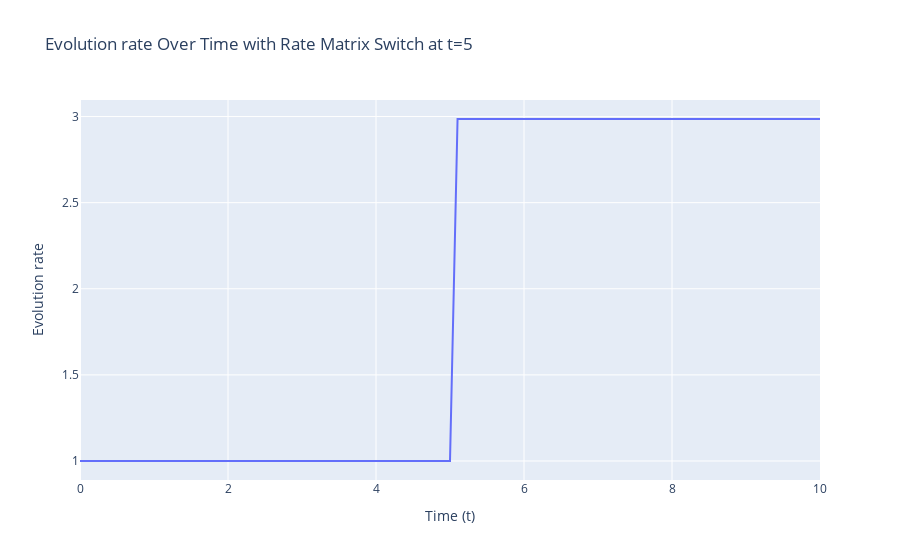

Write notebook code for a chart like this one.
### Code cell
# Ploting the evolutionary rate mu over time with rate matrix switch in the middle

mu_value = []

# Generate mu values
for t in t_range:
    if t<= t1:
        mu = calculate_stationary_rate(Q5)
        mu_value.append(mu)
    else:
        mu = calculate_stationary_rate(Q6)
        mu_value.append(mu)
    
# Create the plot
fig = px.line(x=t_range, y=mu_value, labels={'x': 'Time (t)', 'y': 'Evolution rate'}, title='Evolution rate Over Time with Rate Matrix Switch at t=5')

# Show the plot
fig.show()

### Figure 1 — Plotly figure (JSON) as saved in the notebook; plotly's stock layout.template omitted (floating-point values rounded to 4 significant figures)
{"data": [{"hovertemplate": "Time (t)=%{x}<br>Evolution rate=%{y}<extra></extra>", "legendgroup": "", "line": {"color": "#636efa", "dash": "solid"}, "marker": {"symbol": "circle"}, "mode": "lines", "name": "", "orientation": "v", "showlegend": false, "type": "scatter", "x": [0, 0.102, 0.2041, 0.3061, 0.4082, 0.5102, 0.6122, 0.7143, 0.8163, 0.9184, 1.02, 1.122, 1.224, 1.327, 1.429, 1.531, 1.633, 1.735, 1.837, 1.939, 2.041, 2.143, 2.245, 2.347, 2.449, 2.551, 2.653, 2.755, 2.857, 2.959, 3.061, 3.163, 3.265, 3.367, 3.469, 3.571, 3.673, 3.776, 3.878, 3.98, 4.082, 4.184, 4.286, 4.388, 4.49, 4.592, 4.694, 4.796, 4.898, 5, 5.102, 5.204, 5.306, 5.408, 5.51, 5.612, 5.714, 5.816, 5.918, 6.02, 6.122, 6.224, 6.327, 6.429, 6.531, 6.633, 6.735, 6.837, 6.939, 7.041, 7.143, 7.245, 7.347, 7.449, 7.551, 7.653, 7.755, 7.857, 7.959, 8.061, 8.163, 8.265, 8.367, 8.469, 8.571, 8.673, 8.776, 8.878, 8.98, 9.082, 9.184, 9.286, 9.388, 9.49, 9.592, 9.694, 9.796, 9.898, 10], "xaxis": "x", "y": [1.0, 1.0, 1.0, 1.0, 1.0, 1.0, 1.0, 1.0, 1.0, 1.0, 1.0, 1.0, 1.0, 1.0, 1.0, 1.0, 1.0, 1.0, 1.0, 1.0, 1.0, 1.0, 1.0, 1.0, 1.0, 1.0, 1.0, 1.0, 1.0, 1.0, 1.0, 1.0, 1.0, 1.0, 1.0, 1.0, 1.0, 1.0, 1.0, 1.0, 1.0, 1.0, 1.0, 1.0, 1.0, 1.0, 1.0, 1.0, 1.0, 1.0, 2.986, 2.986, 2.986, 2.986, 2.986, 2.986, 2.986, 2.986, 2.986, 2.986, 2.986, 2.986, 2.986, 2.986, 2.986, 2.986, 2.986, 2.986, 2.986, 2.986, 2.986, 2.986, 2.986, 2.986, 2.986, 2.986, 2.986, 2.986, 2.986, 2.986, 2.986, 2.986, 2.986, 2.986, 2.986, 2.986, 2.986, 2.986, 2.986, 2.986, 2.986, 2.986, 2.986, 2.986, 2.986, 2.986, 2.986, 2.986, 2.986], "yaxis": "y"}], "layout": {"legend": {"tracegroupgap": 0}, "title": {"text": "Evolution rate Over Time with Rate Matrix Switch at t=5"}, "xaxis": {"anchor": "y", "domain": [0, 1], "title": {"text": "Time (t)"}}, "yaxis": {"anchor": "x", "domain": [0, 1], "title": {"text": "Evolution rate"}}}}
